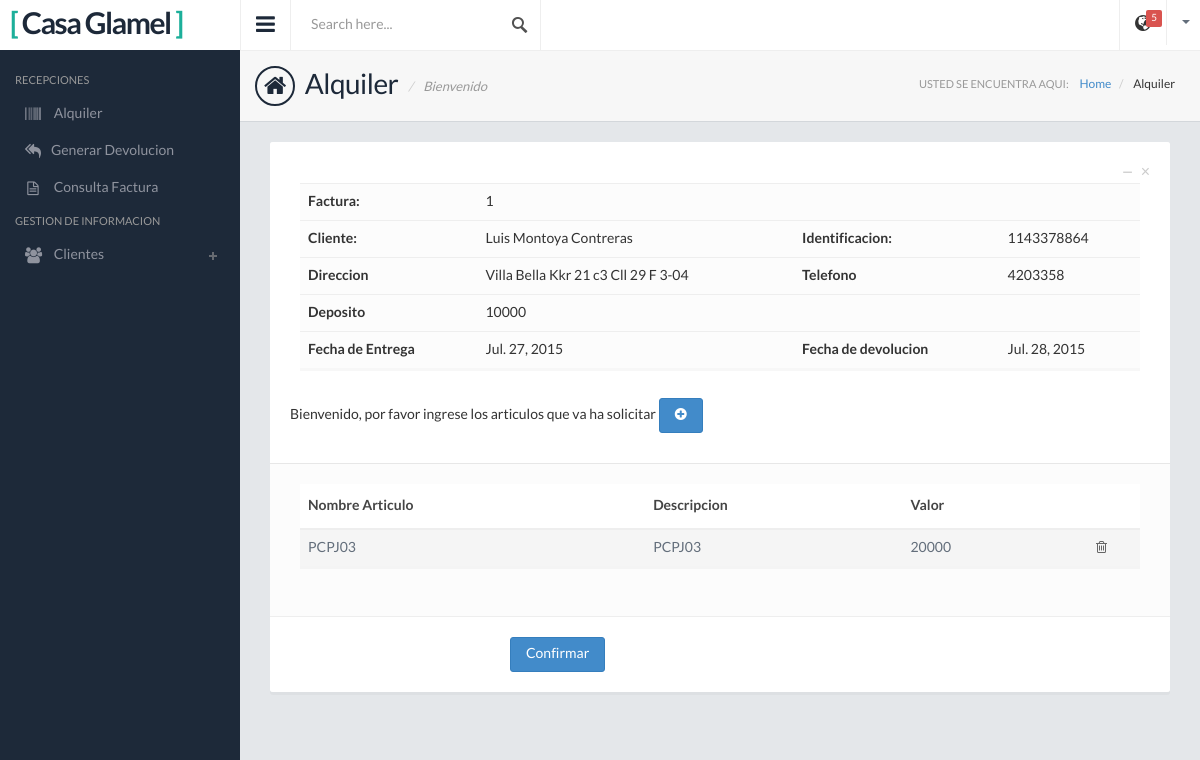
Page /Alquiler-Detail-Ingresar/1/ on the committed database.
### Apps/Alquiler/models.py (models this page shows, shortened)
class Alquiler(models.Model):
    cliente = models.ForeignKey(Cliente)
    vendedor = models.CharField(max_length=50,blank=True)
    fecha_entrega = models.DateField()
    fecha_devolucion = models.DateField()
    devuelto = models.BooleanField(default=False)
    deposito = models.IntegerField()
    observaciones = models.TextField()

class Alquiler_Detail(models.Model):
    articulo = models.ForeignKey(Articulo)
    alquiler = models.ForeignKey(Alquiler)
    gratis = models.BooleanField(default=False)
    precio = models.IntegerField()

### Apps/GestionInf/models.py (models this page shows)
class Cliente(models.Model):
    full_nombre = models.CharField(max_length=100)
    identificacion = models.IntegerField()
    direccion = models.CharField(max_length=100)
    telefono = models.IntegerField()
    correo = models.CharField(max_length=100)
    def __str__(self):
        return self.full_nombre

### Apps/Inventario/models.py (models this page shows)
class Articulo(models.Model):
    categoria_idcategoria = models.ForeignKey(Categoria)
    nombre_tipo = models.ForeignKey(Tipo)
    nombre_estado = models.ForeignKey(Estado)
    nombre_estado_ropa = models.ForeignKey(Estado_Ropa)
    color = models.ForeignKey(Color)
    nuevo = models.BooleanField(default=False)
    referencia = models.CharField(max_length=45)
    descripcion = models.CharField(max_length=100)
    fechaingreso = models.DateField()
    fechautil = models.DateField()
    precio_original = models.IntegerField()
    precio = models.IntegerField()
    ubicacion = models.CharField(max_length=45)
    talla = models.ForeignKey(Talla)
    def __str__(self):
        return self.referencia

### Apps/Alquiler/views.py (the view, shortened to what this page needs)
# urls.py: url(r'Alquiler-Detail-Ingresar/(?P<pk>[0-9]+)/$', Alquiler_Detail_Ingresar.as_view(), name='Alquiler_Detail_Ingresar'),
class Alquiler_Detail_Ingresar(LoginRequiredMixin,DetailView):
    model = Alquiler
    login_url = '/'
    context_object_name = 'alquiler_factura'
    template_name = 'ModuloRecepcionista/Alquiler/AlquilerDetailTemplate/alquiler_detail_form.html'
    def get_context_data(self, **kwargs):
        context = super(Alquiler_Detail_Ingresar, self).get_context_data(**kwargs)
        context['alquiler_detalle'] = Alquiler_Detail.objects.filter(alquiler=self.get_object())
        Alquiler_Detail_Filtro = Alquiler_Detail_Form()
        Alquiler_Detail_Filtro.fields["articulo"].queryset = Articulo.objects.filter(nombre_estado_ropa='1')
        context['form'] = Alquiler_Detail_Filtro
        return context

### Apps/Alquiler/forms.py
class Alquiler_Detail_Form(forms.ModelForm):
    class Meta:
        model = Alquiler_Detail
        fields=['articulo','gratis','precio']
        widgets = {
            'articulo':forms.Select(attrs={
                'class':'form-control chosen-select'
            })
        }

### templates/ModuloRecepcionista/Alquiler/AlquilerDetailTemplate/alquiler_detail_form.html (shortened to what this page needs)
{% extends "base_2.html" %}
{% load static from staticfiles %}
{% block link%} <link href="{% static 'css/jquery.datatables.css' %}" rel="stylesheet">
 {%endblock%}
{% block page %} Alquiler {% endblock %}
{% block page2 %} Alquiler {% endblock %}
{% block contenido%}
    <div class="col-md-12">
          <div class="panel panel-default">
              <div class="panel-heading">
                <div class="panel-btns">
                  <a href="#" class="panel-close">&times;</a>
                  <a href="#" class="minimize">&minus;</a>
                </div>
                  <div class="col-md-12">
                      <div class="table-responsive">
                      <table class="table  mb30">
                        <tbody>
                            <tr>
                                <td><strong>Factura:</strong> </td>
                                <td>{{ alquiler_factura.pk }}</td>
                                <td></td>
                                <td></td>
                            </tr>
                            <tr>
                                <td><strong>Cliente:</strong> </td>
                                <td>{{ alquiler_factura.cliente }}</td>
                                <td><strong>Identificacion: </strong></td>
                                <td>{{ alquiler_factura.cliente.identificacion }}</td>
                            </tr>
                            <tr>
                                <td><strong>Direccion</strong> </td>
                                <td>{{ alquiler_factura.cliente.direccion }}</td>
                                <td><strong>Telefono</strong></td>
                                <td>{{ alquiler_factura.cliente.telefono }}</td>
                            </tr>
                            <tr>
                                <td><strong>Deposito</strong> </td>
                                <td>{{ alquiler_factura.deposito }}</td>
                                <td><strong></strong></td>
                                <td></td>
                            </tr>
                            <tr>
                                <td><strong>Fecha de Entrega</strong> </td>
                                <td>{{ alquiler_factura.fecha_entrega }}</td>
                                <td><strong>Fecha de devolucion</strong></td>
                                <td>{{ alquiler_factura.fecha_devolucion }}</td>
                            </tr>
                        </tbody>
                      </table>
                      </div>
                    </div>
                <h5>Bienvenido, por favor ingrese los articulos que va ha solicitar
                    <button class="btn btn-primary " data-toggle="modal" data-target="#myModal">
                            <i class="fa fa-plus-circle"></i>
                    </button>
                </h5>
              </div>
              <div class="panel-body">
                  <div class="col-md-12">
                      <div class="table-responsive">
                      <table class="table table-striped mb30">
                        <thead>
                          <tr>
                            <th>Nombre Articulo</th>
                            <th>Descripcion</th>
                            <th>Valor</th>
                              <th></th>
                          </tr>
                        </thead>
                        <tbody>
                        {% for alquiler_detalle in alquiler_detalle %}
                          <tr>
                            <td>{{ alquiler_detalle.articulo }}</td>
                            <td>{{ alquiler_detalle.articulo.descripcion }}</td>
                            <td>{{ alquiler_detalle.precio }}</td>
                            <td class="table-action">
                              <a href="{% url 'Alquiler:Alquiler_Detail_Eliminar' alquiler_detalle.pk %}"><i class="fa fa-trash-o"></i></a>
                            </td>
                          </tr>
                        {% endfor %}
                        </tbody>
                      </table>
                      </div>
                    </div>
              </div>
              <div class="panel-footer">
                <div class="row">
                  <div class="col-sm-9 col-sm-offset-3">
                    <a href="{% url 'Alquiler:Alquiler_Factura' alquiler_factura.pk %}" class="btn btn-primary">Confirmar</a>
                  </div>
                </div>
              </div>
          </div>
    </div>
{% endblock %}

### static/css/style.default.css (style rules this page uses)
body { background: #1d2939; font-family: 'LatoRegular', 'Lucida Grande', 'Lucida Sans Unicode', Helvetica, sans-serif !important; line-height: 21px; color: #636e7b; overflow: hidden; }
h1,h2,h3,h4,h5 { font-family: 'LatoRegular', 'Lucida Grande', 'Lucida Sans Unicode', Helvetica, sans-serif; }
strong { font-family: 'LatoBold'; font-weight: normal; }
.table-action { text-align: center; }
.table-action a, .table-action-hide a { display: inline-block; margin-right: 5px; color: #666; }
.table-action a:last-child, .table-action-hide a:last-child { margin-right: 0; }
.mb30 { margin-bottom: 30px; }

### rows in the picture
Alquiler: pk "1", cliente "Luis Montoya Contreras", cliente.identificacion "1143378864", cliente.direccion "Villa Bella Kkr 21 c3 Cll 29 F 3-04", cliente.telefono "4203358", deposito "10000", fecha_entrega "Jul. 27, 2015", fecha_devolucion "Jul. 28, 2015"
Alquiler_Detail: articulo "PCPJ03", articulo.descripcion "PCPJ03", precio "20000"
